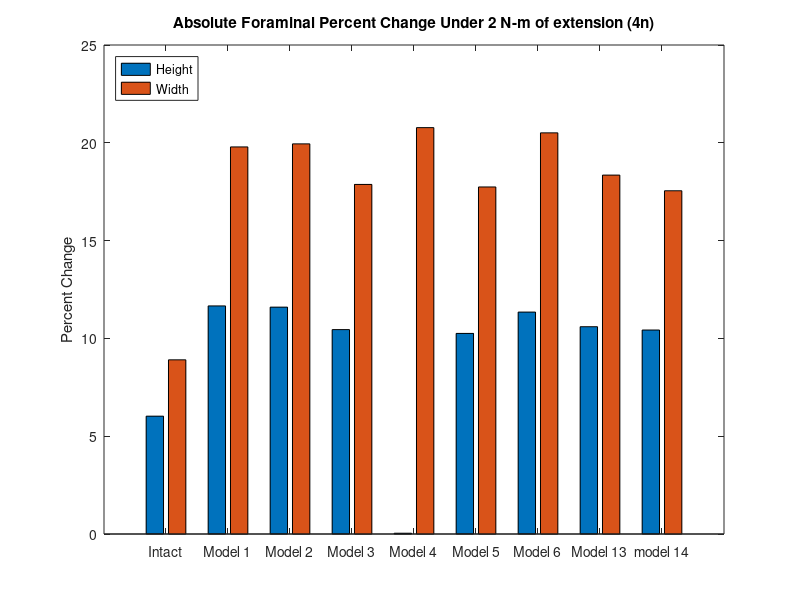
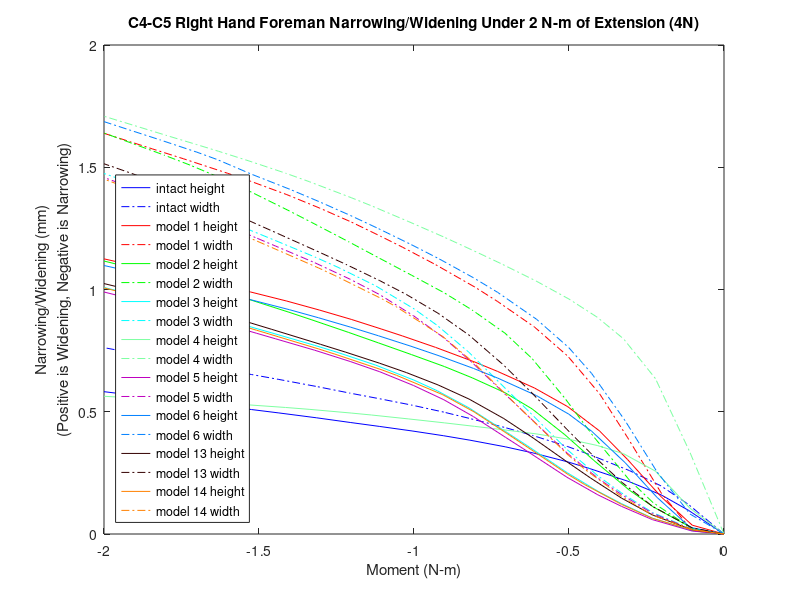

Here is the MATLAB script that generated these plots, in order:
%% foreman height and witdth narrowing/widening 
% for all models for the c5-c6 left hand side foreman under lateral bending (5n)
% 20212,40296,25651,42160
k=21;
zero1=[0 0 0 0 0 0 0 0 0 0 0 0 0 0 0 0 0 0 0 0 0];

mag15y=zero1;
mag15x=zero1;
width15=zero1;
height15=zero1;

mag14y=zero1;
mag14x=zero1;
width14=zero1;
height14=zero1;

mag13y=zero1;
mag13x=zero1;
width13=zero1;
height13=zero1;

mag6y=zero1;
mag6x=zero1;
width6=zero1;
height6=zero1;

mag5y=zero1;
mag5x=zero1;
width5=zero1;
height5=zero1;

mag4y=zero1;
mag4x=zero1;
width4=zero1;
height4=zero1;

mag3y=zero1;
mag3x=zero1;
width3=zero1;
height3=zero1;


mag2y=zero1;
mag2x=zero1;
width2=zero1;
height2=zero1;

mag1y=zero1;
mag1x=zero1;
width1=zero1;
height1=zero1;
% 20212,40296,25651,42160
%% model15_intact_TLC_4N
t15=[2 2.0575 2.10171 2.15243 2.21614 2.25202 2.3077 2.35301 2.40975 2.45206 2.50317 2.55517 2.6029 2.65687 2.71794 2.76183 2.80173 2.85494 2.90035 2.95138 3];

% 20212
aa1=-10.8616+[0.237303 0.57513 0.777102 1.00894 1.33204 1.51029 1.79501 2.02391 2.28636 2.46128 2.65079 2.82483 2.97381 3.12913 3.28866 3.39574 3.49077 3.61198 3.7117 3.8181 3.91396];
aa2=446.379+[0.413703 -0.481884 -0.856706 -1.13268 -1.35871 -1.44878 -1.56868 -1.64958 -1.75479 -1.84007 -1.94476 -2.05073 -2.15424 -2.28335 -2.43871 -2.55042 -2.65276 -2.79103 -2.90965 -3.04248 -3.16991];
aa3=-704.985+[-0.501412 -0.24927 -0.0985422 0.0464566 0.196454 0.268895 0.36359 0.427103 0.493246 0.534267 0.576749 0.614234 0.644842 0.675862 0.705655 0.724769 0.741607 0.762207 0.778615 0.795427 0.809969];

% 40296
ab1=-12.2381+[0.123435 0.311125 0.428435 0.571501 0.776953 0.893395 1.08367 1.23595 1.41157 1.52875 1.65589 1.7726 1.87274 1.9769 2.08443 2.15655 2.22021 2.3008 2.36624 2.43568 2.49749];
ab2=446.122+[0.252332 -0.400346 -0.673261 -0.880127 -1.06089 -1.1343 -1.23537 -1.30748 -1.39877 -1.46873 -1.55354 -1.63956 -1.72178 -1.81975 -1.93531 -2.01789 -2.09347 -2.19473 -2.28146 -2.37785 -2.46877];
ab3=-714.556+[-0.468917 -0.298328 -0.198369 -0.0914503 0.0266537 0.0832999 0.160704 0.21503 0.27318 0.309247 0.346649 0.379577 0.405905 0.431003 0.454567 0.469442 0.482731 0.498746 0.511119 0.523458 0.533594];

% 25651
ac1=-9.36067+[0.270513 0.658927 0.902659 1.17817 1.5487 1.75003 2.0642 2.31204 2.59544 2.78447 2.98976 3.1788 3.34036 3.50911 3.68299 3.79989 3.90357 4.03585 4.1448 4.26123 4.36632];
ac2=443.597+[0.404337 -0.422205 -0.75281 -0.984811 -1.16248 -1.22836 -1.31513 -1.37302 -1.45122 -1.51722 -1.59961 -1.68382 -1.76799 -1.87518 -2.00592 -2.10032 -2.18697 -2.30454 -2.4056 -2.51889 -2.62786];
ac3=-706.266+[-0.440591 -0.276886 -0.165826 -0.0539664 0.0628482 0.11945 0.191363 0.238193 0.284196 0.310445 0.335833 0.356844 0.372407 0.385992 0.396074 0.401443 0.405864 0.410079 0.412778 0.414487 0.414821 ];

% 42160
ad1=-14.6392+[0.138744 0.336053 0.44654 0.580777 0.779487 0.893217 1.08414 1.24071 1.42101 1.5408 1.67053 1.78954 1.89191 1.99779 2.10654 2.17932 2.24355 2.32466 2.39033 2.45977 2.52135];
ad2=448.856+[0.338222 -0.42442 -0.756523 -1.02153 -1.26134 -1.36237 -1.5001 -1.59565 -1.71567 -1.80682 -1.9166 -2.0271 -2.13146 -2.2552 -2.4004 -2.5041 -2.59874 -2.72531 -2.83359 -2.95402 -3.06774];
ad3=-710.316+[-0.51616 -0.268837 -0.136204 0.000509734 0.149146 0.219951 0.318111 0.387628 0.463836 0.51259 0.564477 0.611257 0.650033 0.688986 0.727846 0.753328 0.776069 0.804358 0.826925 0.850346 0.8707];

ya1=aa1-ab1;
ya2=aa2-ab2;
ya3=aa3-ab3;
xa1=ad1-ac1;
xa2=ad2-ac2;
xa3=ad3-ac3;
x15=[xa1',xa2',xa3'];
y15=[ya1',ya2',ya3'];

for n=1:k
    mag15x(n)=sqrt(x15(n,1)^2+x15(n,2)^2+x15(n,3)^2);
end
for n=1:k
    mag15y(n)=sqrt(y15(n,1)^2+y15(n,2)^2+y15(n,3)^2);
end
for n=1:k
    width15(n)=mag15x(1,1)-mag15x(1,n);
end
for n=1:k
    height15(n)=mag15y(1,1)-mag15y(1,n);
end

%% model1_slideslide_tether/S2_4N
t1=[2 2.05126 2.10091 2.15535 2.20061 2.25209 2.30561 2.36555 2.40191 2.4653 2.51879 2.5529 2.60117 2.65273 2.7052 2.76398 2.80076 2.87223 2.92223 2.95699 3];
% 20212
ae1=-10.8616+[-0.322039 -0.191056 -0.00526665 0.268268 0.55664 0.94802 1.37576 1.83859 2.10092 2.50803 2.81254 2.99044 3.2202 3.43992 3.64412 3.85245 3.97294 4.18785 4.32573 4.41982 4.53217];
ae2=446.379+[1.21324 0.790851 0.374215 -0.11348 -0.526329 -0.98764 -1.42831 -1.8523 -2.07602 -2.40171 -2.63522 -2.76947 -2.94198 -3.11046 -3.27237 -3.44697 -3.55351 -3.75518 -3.89488 -3.99215 -4.11406];
ae3=-704.985+[-0.790441 -0.887962 -0.673831 -0.393485 -0.171318 0.0391343 0.203987 0.339834 0.405342 0.497913 0.561805 0.597325 0.64171 0.681991 0.717688 0.751995 0.770503 0.801253 0.819937 0.832581 0.847559];

% 40296
af1=-12.2381+[-0.296706 -0.267677 -0.229329 -0.145033 -0.0133361 0.210019 0.475684 0.770173 0.937119 1.19356 1.38276 1.4925 1.63218 1.76532 1.8883 2.01374 2.08579 2.21298 2.29293 2.34672 2.41016 ];
af2=446.122+[0.803328 0.41029 0.132986 -0.137111 -0.364925 -0.653608 -0.953531 -1.25725 -1.41712 -1.65121 -1.81819 -1.91318 -2.03305 -2.15032 -2.26319 -2.38655 -2.46227 -2.6053 -2.70433 -2.77305 -2.85888];
af3=-714.556+[-0.751604 -0.872714 -0.759905 -0.610877 -0.481782 -0.338722 -0.214165 -0.105472 -0.0529845 0.0207916 0.071084 0.0985553 0.131486 0.160956 0.186641 0.211628 0.224899 0.246111 0.258195 0.266204 0.275443 ];

% 25651
ag1=-9.36067+[-0.292646 -0.138823 0.081503 0.400302 0.72684 1.15593 1.61495 2.10227 2.37686 2.80248 3.12098 3.3071 3.54744 3.77776 3.99213 4.2114 4.33847 4.56564 4.71174 4.81136 4.93042 ];
ag2=443.677+[1.15065 0.753654 0.381723 -0.0423848 -0.397843 -0.797895 -1.18207 -1.55397 -1.74924 -2.03125 -2.23152 -2.34593 -2.49226 -2.6347 -2.7714 -2.91901 -3.00925 -3.18022 -3.29895 -3.38165 -3.4855 ];
ag3=-706.563+[-0.648179 -0.771076 -0.602907 -0.385538 -0.217528 -0.062909 0.0511809 0.139197 0.178815 0.233012 0.268945 0.288188 0.311412 0.331313 0.347796 0.362146 0.368866 0.377908 0.382047 0.384627 0.387235 ];

% 42160
ah1=-14.6392+[-0.323489 -0.286332 -0.24526 -0.166253 -0.0423041 0.177215 0.44503 0.749447 0.922822 1.18973 1.38656 1.5007 1.64598 1.78414 1.91146 2.04097 2.11519 2.24573 2.32737 2.38224 2.44678 ];
ah2=448.856+[0.94052 0.480004 0.150723 -0.183013 -0.470779 -0.831356 -1.2028 -1.5726 -1.76812 -2.05508 -2.26118 -2.37901 -2.52811 -2.67451 -2.81568 -2.97009 -3.0649 -3.24416 -3.36829 -3.45436 -3.5617];
ah3=-710.316+[-0.858051 -0.929563 -0.781992 -0.596172 -0.434939 -0.251589 -0.0851453 0.0652008 0.140143 0.246838 0.320772 0.361732 0.411625 0.45734 0.498211 0.539179 0.56192 0.600395 0.623882 0.63964 0.658263];

xb1=ah1-ag1;
xb2=ah2-ag2;
xb3=ah3-ag3;
yb1=ae1-af1;
yb2=ae2-af2;
yb3=ae3-af3;
y1=[yb1',yb2',yb3'];
x1=[xb1',xb2',xb3'];

for n=1:k
    mag1x(n)=sqrt(x1(n,1)^2+x1(n,2)^2+x1(n,3)^2);
end
for n=1:k
    mag1y(n)=sqrt(y1(n,1)^2+y1(n,2)^2+y1(n,3)^2);
end
for n=1:k
    height1(n)=mag1y(1,1)-mag1y(1,n);
end
for n=1:k
    width1(n)=mag1x(1,1)-mag1x(1,n);
end
%% model2_SlideSlide_NoTether/S2_4N
t2=[2 2.05026 2.11433 2.15261 2.2098 2.25679 2.30943 2.35333 2.40624 2.4511 2.50404 2.55744 2.60598 2.66477 2.70156 2.77304 2.80429 2.86109 2.90333 2.95384 3];

% 20212
ai1=-10.8616+[-0.237609 -0.201915 -0.135071 -0.0770572 0.0442079 0.185776 0.398173 0.616567 0.919628 1.1979 1.54108 1.89463 2.21091 2.57906 2.79807 3.19228 3.35282 3.62559 3.80943 4.01137 4.1845];
ai2=446.379+[1.42477 1.237 0.92547 0.716903 0.372071 0.0702042 -0.265906 -0.543926 -0.873205 -1.14728 -1.46536 -1.77947 -2.05113 -2.35937 -2.54048 -2.86665 -3.00005 -3.22954 -3.38894 -3.56938 -3.7279 ];
ai3=-704.985+[-0.908536 -0.956899 -0.818403 -0.704277 -0.49818 -0.313126 -0.122788 0.0192753 0.168628 0.276855 0.389602 0.48948 0.566367 0.644729 0.686583 0.752416 0.775618 0.810485 0.831865 0.853761 0.871449];

% 40296
aj1=-12.2381+[-0.2408 -0.239747 -0.265707 -0.279957 -0.285823 -0.259031 -0.172891 -0.0558557 0.123973 0.29697 0.516211 0.743366 0.946184 1.18167 1.32072 1.56879 1.66971 1.84085 1.9553 2.07941 2.18354 ];
aj2=446.122+[0.873877 0.720842 0.504722 0.376459 0.190557 0.0419616 -0.126727 -0.287369 -0.508675 -0.705312 -0.945209 -1.18384 -1.38498 -1.60929 -1.73921 -1.97014 -2.06456 -2.22867 -2.34363 -2.47394 -2.5874];
aj3=-714.556+[-0.83035 -0.899713 -0.843814 -0.792568 -0.696782 -0.604124 -0.500356 -0.406536 -0.292779 -0.207372 -0.114092 -0.0304574 0.0334264 0.0983542 0.132677 0.185687 0.204536 0.233504 0.251297 0.269035 0.282494 ];

% 25651
ak1=-9.36067+[-0.206337 -0.158019 -0.0598402 0.0211183 0.182367 0.359206 0.608381 0.853981 1.18374 1.48127 1.84416 2.21447 2.54397 2.92631 3.15332 3.56149 3.7276 4.00994 4.20048 4.41006 4.58978];
ak2=443.677+[1.3488 1.17476 0.89675 0.714182 0.417737 0.162206 -0.121867 -0.358713 -0.643557 -0.882612 -1.16174 -1.43831 -1.67677 -1.94615 -2.10386 -2.38693 -2.50243 -2.70088 -2.83857 -2.9942 -3.13068];
ak3=-706.563+[-0.738806 -0.801044 -0.693571 -0.603257 -0.440963 -0.297416 -0.152891 -0.0464308 0.0640993 0.141618 0.220125 0.286398 0.333275 0.376769 0.397873 0.426162 0.434066 0.443009 0.446781 0.44901 0.44951];

% 42160
al1=-14.6392+[-0.261043 -0.260133 -0.290284 -0.309928 -0.32904 -0.315316 -0.241339 -0.129817 0.0509083 0.227237 0.452892 0.688893 0.90059 1.14687 1.29242 1.55236 1.65825 1.83784 1.95778 2.08763 2.19639 ];
al2=448.856+[1.02138 0.838723 0.580348 0.422973 0.187828 -0.00650333 -0.228762 -0.435473 -0.709618 -0.949429 -1.23922 -1.52546 -1.76813 -2.04055 -2.19901 -2.48173 -2.59769 -2.7996 -2.94127 -3.1023 -3.24275];
al3=-710.316+[-0.940231 -0.989918 -0.909082 -0.84234 -0.723054 -0.609482 -0.480247 -0.362275 -0.217423 -0.105737 0.0186334 0.132731 0.22324 0.31854 0.370549 0.454917 0.486522 0.53733 0.569983 0.604191 0.631688];

xc1=al1-ak1;
xc2=al2-ak2;
xc3=al3-ak3;
yd1=ai1-aj1;
yd2=ai2-aj2;
yd3=ai3-aj3;
y2=[yd1',yd2',yd3'];
x2=[xc1',xc2',xc3'];

for n=1:k
    mag2x(n)=sqrt(x2(n,1)^2+x2(n,2)^2+x2(n,3)^2);
end
for n=1:k
    mag2y(n)=sqrt(y2(n,1)^2+y2(n,2)^2+y2(n,3)^2);
end
for n=1:k
    height2(n)=mag2y(1,1)-mag2y(1,n);
end
for n=1:k
    width2(n)=mag2x(1,1)-mag2x(1,n);
end

%% model3_APSlide_Tether/S2_4N
t3=[2 2.05126 2.11533 2.16533 2.20361 2.25315 2.31416 2.35262 2.41143 2.46244 2.50012 2.56211 2.62242 2.66 2.71937 2.76156 2.81214 2.87147 2.90272 2.95721 3 ];
% 20212
am1=-10.8616+[0.090966 0.100856 0.112426 0.127445 0.14314 0.172496 0.231732 0.285744 0.399707 0.527864 0.638758 0.852032 1.08879 1.24862 1.51337 1.71059 1.9522 2.24123 2.39462 2.66206 2.87014];
am2=446.379+[0.899489 0.831634 0.684042 0.533631 0.406698 0.22107 -0.0365292 -0.207633 -0.475758 -0.70404 -0.868796 -1.13636 -1.39301 -1.55242 -1.80432 -1.9822 -2.193 -2.43521 -2.5611 -2.77645 -2.94112];
am3=-704.985+[-0.86313 -0.856195 -0.794848 -0.71492 -0.644738 -0.536514 -0.37869 -0.274975 -0.120776 0.00228752 0.0863916 0.212823 0.322528 0.385638 0.479556 0.541639 0.611944 0.685424 0.721166 0.777032 0.815316];
% 40296
an1=-12.2381+[-0.0539516 -0.0523511 -0.0768487 -0.109051 -0.13532 -0.170356 -0.205294 -0.214531 -0.198866 -0.154675 -0.105978 0.0051174 0.142485 0.239993 0.405196 0.530213 0.683742 0.869432 0.968549 1.14277 1.2789];
an2=446.122+[0.432532 0.387993 0.299909 0.215385 0.147074 0.0523348 -0.0679226 -0.148944 -0.269585 -0.382125 -0.473836 -0.639965 -0.819097 -0.935783 -1.1256 -1.25986 -1.41779 -1.59782 -1.69165 -1.8538 -1.97927];
an3=-714.556+[-0.79231 -0.799366 -0.788556 -0.765412 -0.74325 -0.705195 -0.642018 -0.593454 -0.520558 -0.451433 -0.398287 -0.31091 -0.229098 -0.180187 -0.10508 -0.0547085 0.00248968 0.0630578 0.0931149 0.141536 0.17548];
% 25651
ao1=-9.36067+[0.130737 0.14697 0.177287 0.212779 0.245972 0.301444 0.397047 0.474734 0.624228 0.780511 0.91022 1.15093 1.41067 1.58332 1.86687 2.07614 2.33115 2.63443 2.79488 3.07388 3.29036];
ao2=443.677+[0.851766 0.790064 0.659994 0.530006 0.421235 0.2638 0.048358 -0.0939172 -0.316081 -0.505787 -0.643409 -0.869132 -1.08859 -1.22595 -1.44371 -1.59769 -1.77991 -1.98889 -2.09737 -2.28281 -2.4245];
ao3=-706.563+[-0.739154 -0.737438 -0.689674 -0.625999 -0.570256 -0.484343 -0.36026 -0.27935 -0.16135 -0.0682991 -0.00521837 0.0888758 0.17002 0.216082 0.283594 0.326827 0.374338 0.421035 0.442772 0.474694 0.494685];
% 42160
ap1=-14.6392+[-0.0493544 -0.0505953 -0.0831243 -0.124054 -0.158494 -0.20692 -0.260765 -0.281469 -0.282592 -0.248586 -0.20517 -0.0991384 0.0368166 0.134954 0.30253 0.430509 0.588452 0.780555 0.883403 1.06468 1.20664];
ap2=448.856+[0.511745 0.458523 0.351615 0.245811 0.158732 0.0356067 -0.12509 -0.234852 -0.400777 -0.551684 -0.672141 -0.88516 -1.10826 -1.25149 -1.48318 -1.64672 -1.83925 -2.05909 -2.1738 -2.37222 -2.52597];
ap3=-710.316+[-0.841263 -0.844506 -0.826729 -0.79546 -0.766391 -0.718508 -0.641487 -0.582283 -0.492405 -0.407014 -0.340592 -0.230026 -0.125109 -0.0616545 0.0367785 0.103896 0.181067 0.264917 0.307182 0.376787 0.427122];

xe1=ap1-ao1;
xe2=ap2-ao2;
xe3=ap3-ao3;
yf1=am1-an1;
yf2=am2-an2;
yf3=am3-an3;
y3=[yf1',yf2',yf3'];
x3=[xe1',xe2',xe3'];

for n=1:k
    mag3x(n)=sqrt(x3(n,1)^2+x3(n,2)^2+x3(n,3)^2);
end
for n=1:k
    mag3y(n)=sqrt(y3(n,1)^2+y3(n,2)^2+y3(n,3)^2);
end
for n=1:k
    height3(n)=mag3y(1,1)-mag3y(1,n);
end
for n=1:k
    width3(n)=mag3x(1,1)-mag3x(1,n);
end


%% model4_APSlide_NoTether/S2_4N
t4=[2 2.05499 2.11058 2.16207 2.20435 2.25007 2.30324 2.36036 2.40263 2.45125 2.50837 2.56869 2.60135 2.66917 2.7073 2.76599 2.81551 2.85069 2.90069 2.95128 3];
% 20212
aq1=-10.8616+[-0.401806 0.545363 1.05673 1.40339 1.66386 1.93872 2.24361 2.56116 2.77653 3.00017 3.23164 3.45283 3.56423 3.77967 3.8942 4.0574 4.1869 4.27455 4.39554 4.51695 4.62822 ];
aq2=446.379+[1.11968 -0.435283 -1.22849 -1.6673 -1.90373 -2.07594 -2.23067 -2.3792 -2.49018 -2.62349 -2.78696 -2.96051 -3.05615 -3.2596 -3.37514 -3.55303 -3.69977 -3.80285 -3.95085 -4.10364 -4.25287];
aq3=704.985+[0.123842 -0.476809 -0.149673 0.0384251 0.151154 0.249676 0.346465 0.432264 0.487307 0.542505 0.59745 0.64786 0.671326 0.713852 0.734753 0.761929 0.781651 0.794135 0.810704 0.826995 0.840745];
% 40296
ar1=-12.2381+[-0.211763 0.127161 0.371165 0.55505 0.705573 0.872053 1.06063 1.25675 1.38962 1.52632 1.66546 1.79618 1.86185 1.98851 2.05586 2.15171 2.22741 2.27828 2.34783 2.41692 2.47932];
ar2=446.122+[0.668103 -0.429505 -0.883535 -1.14414 -1.299 -1.42108 -1.53484 -1.64789 -1.73049 -1.82592 -1.94051 -2.05956 -2.12508 -2.26462 -2.34451 -2.4679 -2.5699 -2.64173 -2.74528 -2.8518 -2.95475];
ar3=-714.556+[0.114342 -0.591535 -0.415445 -0.29842 -0.219071 -0.145717 -0.070964 -0.00306323 0.0395253 0.0806051 0.11987 0.154345 0.169915 0.197455 0.210873 0.227837 0.239686 0.246931 0.256227 0.26515 0.272022];
% 25651
as1=-9.36067+[-0.36511 0.62556 1.18466 1.57066 1.85946 2.15957 2.48881 2.8254 3.05316 3.28996 3.53582 3.77099 3.88939 4.11866 4.24058 4.41473 4.55307 4.64681 4.77618 4.90568 5.02455];
as2=443.677+[1.04913 -0.382358 -1.08565 -1.46199 -1.65783 -1.79502 -1.91477 -2.03175 -2.12069 -2.22934 -2.36458 -2.50917 -2.58961 -2.76199 -2.86037 -3.01243 -3.13797 -3.22623 -3.35326 -3.48469 -3.61325 ];
as3=-706.563+[0.290135 -0.490117 -0.258948 -0.125186 -0.0426698 0.0320297 0.105427 0.168374 0.207208 0.244169 0.27836 0.307505 0.319781 0.339652 0.348155 0.356979 0.361911 0.364195 0.366386 0.368012 0.367702];
% 42160
at1=-14.6392+[-0.24874 0.152988 0.402041 0.578128 0.722213 0.885546 1.07399 1.27645 1.41368 1.55437 1.69679 1.83037 1.8975 2.02659 2.09514 2.19234 2.26898 2.32038 2.39052 2.46018 2.52289 ];
at2=448.856+[0.825379 -0.490439 -1.03718 -1.36891 -1.57269 -1.73554 -1.88798 -2.03347 -2.13885 -2.26026 -2.40552 -2.55599 -2.63833 -2.81303 -2.91291 -3.06715 -3.19463 -3.28443 -3.41369 -3.54634 -3.67462];
at3=-710.316+[-0.0104733 -0.539125 -0.304658 -0.151222 -0.0483184 0.0451825 0.139996 0.227739 0.284003 0.339954 0.395751 0.446567 0.470703 0.515544 0.53853 0.569755 0.593052 0.608196 0.628555 0.648564 0.665889 ];

xg1=at1-as1;
xg2=at2-as2;
xg3=at3-as3;
yh1=aq1-ar1;
yh2=aq2-ar2;
yh3=aq3-ar3;
y4=[yh1',yh2',yh3'];
x4=[xg1',xg2',xg3'];

for n=1:k
    mag4x(n)=sqrt(x4(n,1)^2+x4(n,2)^2+x4(n,3)^2);
end
for n=1:k
    mag4y(n)=sqrt(y4(n,1)^2+y4(n,2)^2+y4(n,3)^2);
end
for n=1:k
    height4(n)=mag4y(1,1)-mag4y(1,n);
end
for n=1:k
    width4(n)=mag4x(1,1)-mag4x(1,n);
end

%% model5_LatSlide_Tether/S2_4N
t5=[2 2.05126 2.11533 2.16533 2.20361 2.25315 2.31416 2.35262 2.40417 2.45195 2.50082 2.55529 2.60294 2.66047 2.7231 2.75435 2.80406 2.85412 2.94917 2.96167 3];
% 20212
au1=-10.8616+[0.0660434 0.0753582 0.0854409 0.09926 0.114013 0.141879 0.198326 0.249682 0.34309 0.454476 0.591566 0.771184 0.948837 1.18301 1.45832 1.60085 1.8335 2.07349 2.53477 2.59557 2.78083];
au2=446.379+[0.900609 0.834193 0.689968 0.543433 0.419937 0.238708 -0.0135092 -0.181851 -0.41308 -0.62573 -0.838251 -1.07195 -1.27334 -1.51455 -1.77754 -1.90837 -2.11386 -2.31719 -2.69422 -2.743 -2.89012];
au3=-704.985+[-0.858817 -0.852667 -0.794101 -0.717308 -0.649646 -0.544838 -0.390436 -0.287661 -0.152354 -0.0338198 0.077401 0.191034 0.280897 0.379943 0.479053 0.526113 0.596723 0.6609 0.766302 0.778814 0.814051];
% 40296
av1=-12.2381+[-0.0560071 -0.0542085 -0.0759559 -0.105415 -0.129673 -0.162129 -0.195289 -0.204499 -0.193963 -0.158591 -0.099855 -0.0084064 0.0924487 0.232967 0.404377 0.493967 0.6411 0.794494 1.09208 1.13151 1.25186];
av2=446.122+[0.402313 0.35942 0.275871 0.19668 0.131942 0.0402441 -0.0796518 -0.160635 -0.267212 -0.368549 -0.483953 -0.623926 -0.758366 -0.929937 -1.12556 -1.22315 -1.37559 -1.52619 -1.80635 -1.8429 -1.954];
av3=-714.556+[-0.792025 -0.798779 -0.786871 -0.762818 -0.740291 -0.702393 -0.640267 -0.592676 -0.529843 -0.467331 -0.399226 -0.323183 -0.258102 -0.183398 -0.105154 -0.0676851 -0.0111338 0.0410593 0.129451 0.14026 0.171008];
% 25651
aw1=-9.36067+[0.107468 0.122985 0.151252 0.184899 0.216661 0.270147 0.362465 0.437331 0.561851 0.700166 0.862109 1.06637 1.26305 1.51761 1.81274 1.96445 2.21059 2.46298 2.94545 3.00886 3.20179];
aw2=443.677+[0.85269 0.792221 0.664957 0.538223 0.432395 0.278751 0.0679269 -0.0719101 -0.26319 -0.439289 -0.616334 -0.812679 -0.983885 -1.19085 -1.41798 -1.53105 -1.70847 -1.88386 -2.20854 -2.25049 -2.37702];
aw3=-706.563+[-0.73196 -0.730826 -0.685564 -0.624778 -0.571332 -0.488415 -0.367107 -0.286831 -0.18298 -0.09299 -0.00924981 0.0754769 0.142145 0.214844 0.286223 0.319391 0.367728 0.409491 0.472926 0.48002 0.498922];
% 42160
ax1=-14.6392+[-0.0511071 -0.0521138 -0.0817074 -0.119588 -0.151716 -0.19711 -0.24895 -0.269585 -0.27398 -0.249049 -0.197629 -0.111252 -0.0123652 0.12802 0.301571 0.392938 0.543925 0.702228 1.011 1.05202 1.1774];
ax2=448.856+[0.478028 0.426811 0.325257 0.225795 0.142935 0.0233775 -0.136915 -0.246424 -0.392691 -0.529476 -0.681613 -0.862262 -1.03133 -1.24335 -1.48253 -1.60162 -1.78772 -1.97172 -2.31458 -2.35934 -2.49552];
ax3=-710.316+[-0.838366 -0.841532 -0.823116 -0.791445 -0.762273 -0.714643 -0.638557 -0.580404 -0.502742 -0.425715 -0.340899 -0.245067 -0.162199 -0.0658659 0.0365085 0.0860813 0.161912 0.233505 0.358466 0.374041 0.419279];

xi1=ax1-aw1;
xi2=ax2-aw2;
xi3=ax3-aw3;
yj1=au1-av1;
yj2=au2-av2;
yj3=au3-av3;
y5=[yj1',yj2',yj3'];
x5=[xi1',xi2',xi3'];

for n=1:k
    mag5x(n)=sqrt(x5(n,1)^2+x5(n,2)^2+x5(n,3)^2);
end
for n=1:k
    mag5y(n)=sqrt(y5(n,1)^2+y5(n,2)^2+y5(n,3)^2);
end
for n=1:k
    height5(n)=mag5y(1,1)-mag5y(1,n);
end
for n=1:k
    width5(n)=mag5x(1,1)-mag5x(1,n);
end


%% model6_LatSlide_NoTether/S2_4N
t6=[2 2.05486 2.10789 2.15953 2.21347 2.25039 2.30255 2.36524 2.40407 2.45974 2.50483 2.55731 2.60253 2.65367 2.70049 2.76158 2.81718 2.85019 2.90883 2.95766 3];
% 20212
ay1=-10.8616+[-0.401788 -0.212385 0.0243641 0.320819 0.70541 0.999762 1.42017 1.89705 2.16751 2.51607 2.76655 3.03144 3.23721 3.44871 3.62864 3.84594 4.03545 4.13965 4.30864 4.44176 4.55215];
ay2=446.379+[1.12007 0.675489 0.210136 -0.269191 -0.769581 -1.09811 -1.5191 -1.93856 -2.15731 -2.42291 -2.60675 -2.79792 -2.94672 -3.1037 -3.2422 -3.41876 -3.57526 -3.66724 -3.82968 -3.96551 -4.08521 ];
ay3=-704.985+[0.122619 -0.847931 -0.62184 -0.349419 -0.0928994 0.0514519 0.211008 0.349502 0.416649 0.497028 0.551685 0.60672 0.6479 0.688321 0.720839 0.757013 0.782922 0.797161 0.819879 0.837566 0.852217];
% 40296
az1=-12.2381+[-0.211769 -0.28958 -0.227285 -0.117402 0.0817189 0.255187 0.519142 0.824688 0.998068 1.21877 1.37514 1.53879 1.6639 1.79096 1.89799 2.02559 2.12776 2.18738 2.28488 2.36088 2.42299 ];
az2=446.122+[0.66834 0.323302 0.0144994 -0.261802 -0.55978 -0.768995 -1.05225 -1.34644 -1.50244 -1.69391 -1.82554 -1.96021 -2.06326 -2.17158 -2.26714 -2.39089 -2.50176 -2.56702 -2.68173 -2.77773 -2.86159];
az3=-714.556+[0.113813 -0.854604 -0.732948 -0.57952 -0.421096 -0.322902 -0.204563 -0.0959922 -0.0428625 0.0204153 0.0627934 0.104755 0.134936 0.163898 0.187015 0.213159 0.232084 0.242232 0.257595 0.269085 0.278163];
% 25651
ba1=-9.36067+[-0.365092 -0.15554 0.119329 0.459708 0.888778 1.20895 1.65943 2.16152 2.44484 2.80955 3.07196 3.34967 3.56544 3.78754 3.97671 4.20566 4.40545 4.51539 4.69425 4.83523 4.95226];
ba2=443.677+[1.04957 0.646507 0.231386 -0.18515 -0.617255 -0.902036 -1.26773 -1.63318 -1.82273 -2.05115 -2.20771 -2.36923 -2.4944 -2.62614 -2.74241 -2.89098 -3.02275 -3.10044 -3.238 -3.35335 -3.45522];
ba3=-706.563+[0.28882 -0.74087 -0.566319 -0.355379 -0.162254 -0.0578786 0.0519648 0.141196 0.182323 0.230648 0.262732 0.293966 0.316527 0.337574 0.353397 0.3691 0.377437 0.38157 0.386983 0.390558 0.393013];
% 42160
bb1=-14.6392+[-0.248732 -0.310894 -0.244566 -0.138783 0.0534021 0.225808 0.492662 0.808689 0.988761 1.21846 1.38105 1.55103 1.68097 1.81256 1.92317 2.05472 2.1596 2.22086 2.32066 2.39821 2.46134 ];
bb2=448.856+[0.825649 0.378594 0.0108799 -0.330445 -0.703394 -0.964187 -1.31543 -1.676 -1.86765 -2.10314 -2.26621 -2.43408 -2.5629 -2.69874 -2.81865 -2.97391 -3.11301 -3.19485 -3.33877 -3.45905 -3.56399];
bb3=-710.316+[-0.0110182 -0.903418 -0.742104 -0.550673 -0.351108 -0.223455 -0.0651489 0.0852281 0.160753 0.251425 0.312803 0.374295 0.419282 0.463437 0.499543 0.541801 0.574382 0.592488 0.621371 0.643726 0.661978];

xk1=bb1-ba1;
xk2=bb2-ba2;
xk3=bb3-ba3;
yl1=ay1-az1;
yl2=ay2-az2;
yl3=ay3-az3;
y6=[yl1',yl2',yl3'];
x6=[xk1',xk2',xk3'];

for n=1:k
    mag6x(n)=sqrt(x6(n,1)^2+x6(n,2)^2+x6(n,3)^2);
end
for n=1:k
    mag6y(n)=sqrt(y6(n,1)^2+y6(n,2)^2+y6(n,3)^2);
end
for n=1:k
    height6(n)=mag6y(1,1)-mag6y(1,n);
end
for n=1:k
    width6(n)=mag6x(1,1)-mag6x(1,n);
end


%% model13_Fixed_Tether_S2_4N
t13=[2 2.05126 2.11533 2.16533 2.21533 2.25361 2.30816 2.35516 2.41122 2.46102 2.51245 2.55582 2.60999 2.65082 2.73015 2.7614 2.81853 2.85329 2.91154 2.95522 3 ];
% 20212
bc1=-10.8616+[0.14562 0.158941 0.178538 0.205389 0.246666 0.286966 0.369896 0.470011 0.625505 0.792985 0.99151 1.17195 1.41508 1.60672 1.98991 2.14314 2.42466 2.59503 2.87517 3.07904 3.28212 ];
bc2=446.379+[1.07675 0.990135 0.805868 0.62153 0.412371 0.244251 -0.00776014 -0.231846 -0.499561 -0.733015 -0.968479 -1.16506 -1.40859 -1.58898 -1.92643 -2.05574 -2.28644 -2.42311 -2.64383 -2.80247 -2.95961 ];
bc3=-704.985+[-0.585003 -0.571527 -0.491917 -0.393243 -0.270171 -0.16839 -0.0155871 0.113427 0.257392 0.370336 0.472811 0.551967 0.64252 0.704947 0.811852 0.850051 0.913745 0.948801 0.999588 1.03176 1.06093];
% 40296
bd1=-12.2381+[0.00596392 0.00753366 -0.0197933 -0.0505705 -0.0814973 -0.102563 -0.114153 -0.09681 -0.0388664 0.0421841 0.151347 0.255916 0.402967 0.521217 0.760905 0.857437 1.03624 1.14483 1.32422 1.45496 1.58518];
bd2=446.122+[0.498484 0.441289 0.332988 0.23299 0.125631 0.0425223 -0.0773757 -0.187233 -0.327573 -0.46553 -0.618456 -0.75427 -0.92883 -1.06084 -1.30588 -1.39911 -1.56512 -1.6634 -1.82374 -1.93992 -2.05642];
bd3=-714.556+[-0.522187 -0.526466 -0.507394 -0.475272 -0.429573 -0.389259 -0.323367 -0.261942 -0.181698 -0.109994 -0.0398737 0.017622 0.0857764 0.133723 0.215625 0.245016 0.29485 0.322571 0.363815 0.390402 0.415037];
% 25651
be1=-9.36067+[0.185688 0.206845 0.249476 0.301104 0.370927 0.433915 0.550607 0.679763 0.867577 1.06049 1.28206 1.48018 1.74277 1.94755 2.35329 2.51462 2.80991 2.98809 3.2803 3.49246 3.70343];
be2=443.677+[1.01382 0.93478 0.772391 0.61313 0.434838 0.29268 0.0818046 -0.105161 -0.329154 -0.526 -0.726214 -0.894307 -1.10394 -1.25973 -1.55057 -1.6617 -1.85961 -1.97664 -2.16543 -2.30097 -2.43517];
be3=-706.563+[-0.430726 -0.423859 -0.361973 -0.283885 -0.186453 -0.106325 0.0121403 0.110913 0.219627 0.303234 0.377448 0.433851 0.496905 0.539182 0.607406 0.630455 0.666818 0.685579 0.710081 0.72339 0.73399];
% 42160
bf1=-14.6392+[0.0086072 0.00670494 -0.0313294 -0.0735576 -0.118063 -0.149759 -0.176849 -0.172317 -0.125463 -0.0506737 0.0549225 0.158009 0.305951 0.426349 0.672368 0.771904 0.956958 1.06966 1.25641 1.39283 1.52896];
bf2=448.856+[0.623689 0.556391 0.425235 0.29993 0.161987 0.0540605 -0.105615 -0.252733 -0.437369 -0.615033 -0.808589 -0.978999 -1.19475 -1.35676 -1.65823 -1.77321 -1.97827 -2.0998 -2.29843 -2.44264 -2.58721];
bf3=-710.316+[-0.603201 -0.602959 -0.575493 -0.53389 -0.476667 -0.426891 -0.3453 -0.26859 -0.168247 -0.0768065 0.0146887 0.0909479 0.182498 0.248017 0.363536 0.405947 0.479229 0.520886 0.584996 0.628161 0.66924];

xm1=bf1-be1;
xm2=bf2-be2;
xm3=bf3-be3;
yn1=bc1-bd1;
yn2=bc2-bd2;
yn3=bc3-bd3;
y13=[yn1',yn2',yn3'];
x13=[xm1',xm2',xm3'];

for n=1:k
    mag13x(n)=sqrt(x13(n,1)^2+x13(n,2)^2+x13(n,3)^2);
end
for n=1:k
    mag13y(n)=sqrt(y13(n,1)^2+y13(n,2)^2+y13(n,3)^2);
end
for n=1:k
    height13(n)=mag13y(1,1)-mag13y(1,n);
end
for n=1:k
    width13(n)=mag13x(1,1)-mag13x(1,n);
end


%% model14_Fixed_NoTether/S2_4N
t14=[2 2.05126 2.11533 2.16533 2.2247 2.25107 2.30206 2.35204 2.40323 2.45375 2.52804 2.55155 2.62764 2.65371 2.71895 2.75421 2.81684 2.85161 2.90752 2.95451 3];
% 20212
bg1=-10.8616+[-0.290584 -0.27283 -0.247243 -0.218905 -0.173206 -0.146635 -0.0798834 0.00669409 0.123671 0.266943 0.528945 0.621095 0.948665 1.06827 1.38199 1.55775 1.87557 2.05356 2.34011 2.57905 2.80643];
bg2=446.379+[1.36888 1.26749 1.07723 0.897226 0.665854 0.557156 0.336055 0.11075 -0.123906 -0.354531 -0.691088 -0.797045 -1.13791 -1.25352 -1.541 -1.69442 -1.96012 -2.10455 -2.33098 -2.51562 -2.68876 ];
bg3=-704.985+[-0.492421 -0.614687 -0.607139 -0.538574 -0.425545 -0.364407 -0.229326 -0.089186 0.0520482 0.181315 0.350525 0.400346 0.545416 0.591513 0.698496 0.75184 0.837353 0.880979 0.944454 0.990855 1.02988];
% 40296
bh1=-12.2381+[-0.262043 -0.266732 -0.288836 -0.315125 -0.346633 -0.359231 -0.377153 -0.379113 -0.354486 -0.300982 -0.169245 -0.118676 0.0739305 0.146682 0.341795 0.45257 0.654664 0.768452 0.952842 1.10775 1.25539];
bh2=446.122+[0.846901 0.764924 0.617594 0.496138 0.353729 0.292702 0.180064 0.0673946 -0.0444908 -0.165426 -0.37558 -0.446589 -0.689118 -0.773937 -0.990108 -1.10508 -1.30129 -1.40738 -1.57409 -1.71175 -1.84165];
bh3=-714.556+[-0.447652 -0.58544 -0.621776 -0.607468 -0.570029 -0.546421 -0.490894 -0.425202 -0.356799 -0.283329 -0.168747 -0.132701 -0.0232577 0.0123834 0.0973022 0.139895 0.207963 0.243098 0.295301 0.334832 0.368581];
% 25651
bi1=-9.36067+[-0.2566 -0.232927 -0.185912 -0.134463 -0.0579042 -0.0164735 0.0805625 0.19747 0.344591 0.515595 0.813938 0.916595 1.27456 1.4035 1.73849 1.9247 2.25945 2.44616 2.74573 2.99474 3.23107];
bi2=443.677+[1.29559 1.19965 1.02667 0.867396 0.666171 0.573105 0.386281 0.197632 0.00186115 -0.191122 -0.475674 -0.565783 -0.858048 -0.957681 -1.20628 -1.3389 -1.56797 -1.69218 -1.8866 -2.04498 -2.19334];
bi3=-706.563+[-0.323524 -0.450542 -0.454391 -0.401093 -0.311437 -0.262902 -0.156279 -0.0465381 0.062519 0.161103 0.288728 0.325941 0.432234 0.465485 0.540962 0.577208 0.632217 0.658996 0.695829 0.720527 0.739146];
% 42160
bk1=-14.6392+[-0.294117 -0.298914 -0.329396 -0.365459 -0.410104 -0.429094 -0.460039 -0.474488 -0.460753 -0.415022 -0.290193 -0.240929 -0.0492798 0.024226 0.223065 0.336756 0.545149 0.662953 0.854484 1.01589 1.17006];
bk2=448.856+[1.02023 0.923791 0.748899 0.600917 0.42329 0.34532 0.198133 0.0481079 -0.10028 -0.258507 -0.527154 -0.61689 -0.918477 -1.02269 -1.28687 -1.42736 -1.66798 -1.79832 -2.00343 -2.17303 -2.33339];
bk3=-710.316+[-0.582165 -0.71038 -0.733469 -0.707633 -0.65526 -0.624565 -0.554757 -0.473021 -0.388637 -0.297199 -0.152039 -0.105875 0.0366754 0.0835628 0.19695 0.254934 0.350031 0.399974 0.475665 0.534672 0.586851];

xo1=bk1-bi1;
xo2=bk2-bi2;
xo3=bk3-bi3;
yp1=bg1-bh1;
yp2=bg2-bh2;
yp3=bg3-bh3;
x14=[xo1',xo2',xo3'];
y14=[yp1',yp2',yp3'];

for n=1:k
    mag14x(n)=sqrt(x14(n,1)^2+x14(n,2)^2+x14(n,3)^2);
end
for n=1:k
    mag14y(n)=sqrt(y14(n,1)^2+y14(n,2)^2+y14(n,3)^2);
end
for n=1:k
    height14(n)=mag14y(1,1)-mag14y(1,n);
end
for n=1:k
    width14(n)=mag14x(1,1)-mag14x(1,n);
end

%% Percent change
% bar plot
figure(1)
pc15x=(mag15x(21)/mag15x(1)*100)-100;
pc15y=(mag15y(21)/mag15y(1)*100)-100;
pc15=[pc15y,pc15x];

pc1x=(mag1x(21)/mag1x(1)*100)-100;
pc1y=(mag1y(21)/mag1y(1)*100)-100;
pc1=[pc1y,pc1x];

pc2x=(mag2x(21)/mag2x(1)*100)-100;
pc2y=(mag2y(21)/mag2y(1)*100)-100;
pc2=[pc2y,pc2x];

pc3x=(mag3x(21)/mag3x(1)*100)-100;
pc3y=(mag3y(21)/mag3y(1)*100)-100;
pc3=[pc3y,pc3x];

pc4x=(mag4x(21)/mag4x(1)*100)-100;
pc4y=(mag4y(21)/mag4y(1)*100)-100;
pc4=[pc4y,pc4x];

pc5x=(mag5x(21)/mag5x(1)*100)-100;
pc5y=(mag5y(21)/mag5y(1)*100)-100;
pc5=[pc5y,pc5x];

pc6x=(mag6x(21)/mag6x(1)*100)-100;
pc6y=(mag6y(21)/mag6y(1)*100)-100;
pc6=[pc6y,pc6x];

pc13x=(mag13x(21)/mag13x(1)*100)-100;
pc13y=(mag13y(21)/mag13y(1)*100)-100;
pc13=[pc13y,pc13x];


pc14x=(mag14x(21)/mag14x(1)*100)-100;
pc14y=(mag14y(21)/mag14y(1)*100)-100;
pc14=[pc14y,pc14x];

PC=[pc15;pc1;pc2;pc3;pc4;pc5;pc6;pc13;pc14];
bar(PC)
xticklabels({'Intact','Model 1','Model 2', 'Model 3','Model 4','Model 5','Model 6','Model 13','model 14'})
ylabel('Percent Change')
legend('Height','Width','location','northwest')
title('Absolute Foraminal Percent Change Under 2 N-m of extension (4n)')

%% figures
figure(2)

plot((t15-2)*(-2),-1*height15,'b')
hold on
plot((t15-2)*(-2),-1*width15,'-.b')
hold on

plot((t1-2)*(-2),-1*height1,'r')
hold on
plot((t1-2)*(-2),-1*width1,'-.r')
hold on

plot((t2-2)*(-2),-1*height2,'g')
hold on
plot((t2-2)*(-2),-1*width2,'-.g')
hold on

plot((t3-2)*(-2),-1*height3,'c')
hold on
plot((t3-2)*(-2),-1*width3,'-.c')
hold on

plot((t4-2)*(-2),-1*height4,'color',[.49 1 .63])
hold on
plot((t4-2)*(-2),-1*width4,'-.','color',[.49 1 .63])
hold on

plot((t5-2)*(-2),-1*height5,'color',[0.75, 0, 0.75])
hold on
plot((t5-2)*(-2),-1*width5,'-.','color',[0.75, 0, 0.75])
hold on

plot((t6-2)*(-2),-1*height6,'color',[0 0.5 1])
hold on
plot((t6-2)*(-2),-1*width6,'-.','color',[0 0.5 1])
hold on

plot((t13-2)*(-2),-1*height13,'color',[0.2 0 0])
hold on
plot((t13-2)*(-2),-1*width13,'-.','color',[0.2 0 0])
hold on

plot((t14-2)*(-2),-1*height14,'color',[1 .5 0])
hold on
plot((t14-2)*(-2),-1*width14,'-.','color',[1 .5 0])
hold on

xlabel('Moment (N-m)')
ylabel({'Narrowing/Widening (mm)';'(Positive is Widening, Negative is Narrowing)'})
title('C4-C5 Right Hand Foreman Narrowing/Widening Under 2 N-m of Extension (4N)')
legend('intact height','intact width','model 1 height', 'model 1 width','model 2 height','model 2 width','model 3 height', 'model 3 width','model 4 height','model 4 width','model 5 height','model 5 width','model 6 height','model 6 width','model 13 height','model 13 width','model 14 height','model 14 width','location','southwest')
